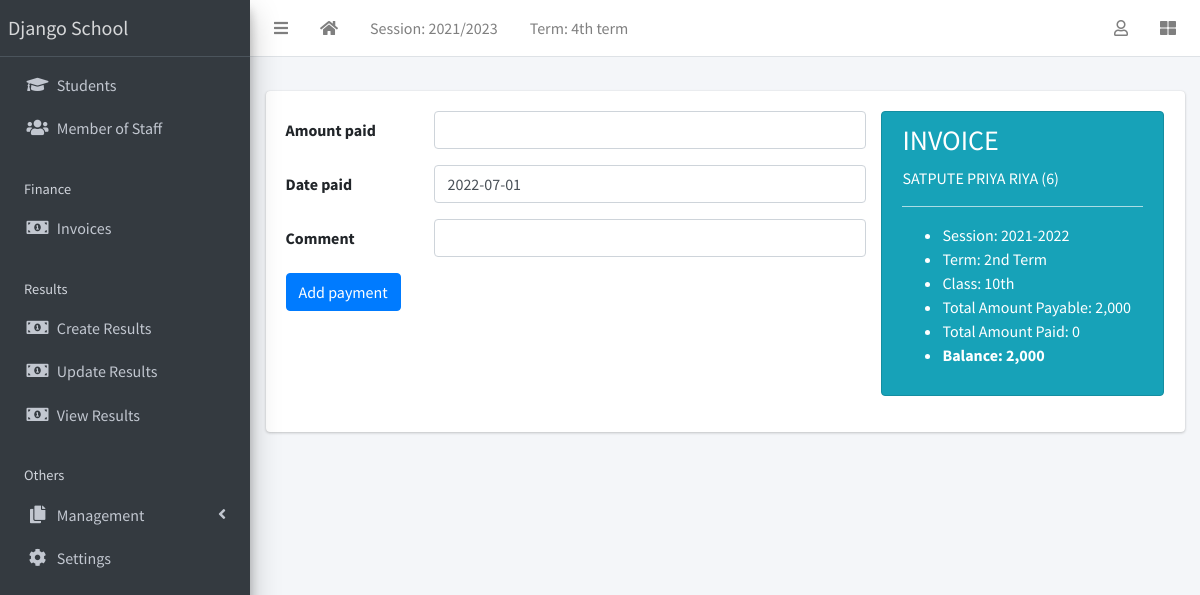
Screenshot of /finance/receipt/create?invoice=2 (signed in) with the database file from the repository.
### apps/corecode/models.py (models this page shows, shortened)
class AcademicSession(models.Model):
    name = models.CharField(max_length=200, unique=True)
    current = models.BooleanField(default=True)
    class Meta:
        ordering = ["-name"]
    def __str__(self):
        return self.name

class AcademicTerm(models.Model):
    name = models.CharField(max_length=20, unique=True)
    current = models.BooleanField(default=True)
    class Meta:
        ordering = ["name"]
    def __str__(self):
        return self.name

class SiteConfig(models.Model):
    key = models.SlugField()
    value = models.CharField(max_length=200)

class StudentClass(models.Model):
    name = models.CharField(max_length=200, unique=True)
    class Meta:
        verbose_name = "Class"
        verbose_name_plural = "Classes"
        ordering = ["name"]
    def __str__(self):
        return self.name

### apps/finance/models.py (models this page shows, shortened)
class Invoice(models.Model):
    student = models.ForeignKey(Student, on_delete=models.CASCADE)
    session = models.ForeignKey(AcademicSession, on_delete=models.CASCADE)
    term = models.ForeignKey(AcademicTerm, on_delete=models.CASCADE)
    class_for = models.ForeignKey(StudentClass, on_delete=models.CASCADE)
    balance_from_previous_term = models.IntegerField(default=0)
    status = models.CharField(
        max_length=20,
        choices=[("active", "Active"), ("closed", "Closed")],
        default="active",
    )
    class Meta:
        ordering = ["student", "term"]
    def __str__(self):
        return f"{self.student}"
    def balance(self):
        payable = self.total_amount_payable()
        paid = self.total_amount_paid()
        return payable - paid
    def amount_payable(self):
        items = InvoiceItem.objects.filter(invoice=self)
        total = 0
        for item in items:
            total += item.amount
        return total
    def total_amount_payable(self):
        return self.balance_from_previous_term + self.amount_payable()
    def total_amount_paid(self):
        receipts = Receipt.objects.filter(invoice=self)
        amount = 0
        for receipt in receipts:
            amount += receipt.amount_paid
        return amount

class InvoiceItem(models.Model):
    invoice = models.ForeignKey(Invoice, on_delete=models.CASCADE)
    description = models.CharField(max_length=200)
    amount = models.IntegerField()

### apps/students/models.py (models this page shows, shortened)
class Student(models.Model):
    STATUS_CHOICES = [("active", "Active"), ("inactive", "Inactive")]
    GENDER_CHOICES = [("male", "Male"), ("female", "Female")]
    current_status = models.CharField(
        max_length=10, choices=STATUS_CHOICES, default="active"
    )
    registration_number = models.CharField(max_length=200, unique=True)
    surname = models.CharField(max_length=200)
    firstname = models.CharField(max_length=200)
    other_name = models.CharField(max_length=200, blank=True)
    gender = models.CharField(max_length=10, choices=GENDER_CHOICES, default="male")
    date_of_birth = models.DateField(default=timezone.now)
    current_class = models.ForeignKey(
        StudentClass, on_delete=models.SET_NULL, blank=True, null=True
    )
    date_of_admission = models.DateField(default=timezone.now)
    mobile_num_regex = RegexValidator(
        regex="^[0-9]{10,15}$", message="Entered mobile number isn't in a right format!"
    )
    parent_mobile_number = models.CharField(
        validators=[mobile_num_regex], max_length=13, blank=True
    )
    address = models.TextField(blank=True)
    others = models.TextField(blank=True)
    passport = models.ImageField(blank=True, upload_to="students/passports/")
    class Meta:
        ordering = ["surname", "firstname", "other_name"]
    def __str__(self):
        return f"{self.surname} {self.firstname} {self.other_name} ({self.registration_number})"

### apps/finance/views.py (the view, shortened to what this page needs)
# urls.py: path("receipt/create", ReceiptCreateView.as_view(), name="receipt-create"),
class ReceiptCreateView(LoginRequiredMixin, CreateView):
    model = Receipt
    fields = ["amount_paid", "date_paid", "comment"]
    success_url = reverse_lazy("invoice-list")
    def get_context_data(self, **kwargs):
        context = super(ReceiptCreateView, self).get_context_data(**kwargs)
        invoice = Invoice.objects.get(pk=self.request.GET["invoice"])
        context["invoice"] = invoice
        return context

### apps/corecode/context_processors.py (called while the page is built)
def site_defaults(request):
    current_session = AcademicSession.objects.get(current=True)
    current_term = AcademicTerm.objects.get(current=True)
    vals = SiteConfig.objects.all()
    contexts = {
        "current_session": current_session.name,
        "current_term": current_term.name,
    }
    for val in vals:
        contexts[val.key] = val.value
    return contexts

### apps/finance/templates/finance/receipt_form.html (shortened to what this page needs)
{% extends 'base.html' %}
{% load humanize %}
{% block content %}
<div class="row">
  <div class="col-8">
    <form action="" method="POST">
      {% include 'corecode/form_snippet.html' %}
      <input type="submit" class="btn btn-primary" value="Add payment">
    </form>
  </div>
  <div class="col-4">
    <div class="alert alert-info" role="alert">
      <h3>INVOICE</h3>
      <p>{{invoice | upper}}</p>
      <hr>
      <ul>
        <li>Session: {{ invoice.session }}</li>
        <li>Term: {{ invoice.term }}</li>
        <li>Class: {{ invoice.class_for }}</li>
        <li>Total Amount Payable: {{invoice.total_amount_payable | intcomma }}
        </li>
        <li>Total Amount Paid: {{ invoice.total_amount_paid | intcomma }}</li>
        <li><strong>Balance: {{invoice.balance | intcomma }}</strong></li>
      </ul>
    </div>
  </div>
</div>
{% endblock content %}

### templates/base.html (shortened to what this page needs)
{% load static %}
<!DOCTYPE html>
<html lang="en">
<head>
  <link rel="stylesheet" href="{% static 'plugins/fontawesome-free/css/all.min.css' %}">
  <link rel="stylesheet" href="{% static 'plugins/toastr/toastr.min.css' %}">
  <link rel="stylesheet"
    href="{% static 'plugins/overlayScrollbars/css/OverlayScrollbars.min.css' %}">
  <link rel="stylesheet" href="{% static 'plugins/Datatables/datatables.min.css' %}" />
  <link rel="stylesheet" href="{% static 'dist/css/adminlte.min.css' %}">
</head>
<body
  class="hold-transition sidebar-mini layout-fixed layout-navbar-fixed layout-footer-fixed">
  <div class="wrapper">
    <nav class="main-header navbar navbar-expand navbar-white navbar-light">
      <ul class="navbar-nav">
        <li class="nav-item">
          <a class="nav-link" data-widget="pushmenu" href="#" role="button"><i
              class="fas fa-bars"></i></a>
        </li>
        <li class="nav-item d-none d-sm-inline-block">
          <a href="{% url 'home' %} " class="nav-link"><i class="fa fa-home"></i></a>
        </li>
        <li class="nav-item d-none d-sm-inline-block">
          <a href="{% url 'current-session' %}" class="nav-link">Session: {{ current_session }}</a>
        </li>
        <li class="nav-item d-none d-sm-inline-block">
          <a href="{% url 'current-session' %}" class="nav-link">Term: {{ current_term }}</a>
        </li>
      </ul>
      <ul class="navbar-nav ml-auto">
        <li class="nav-item dropdown">
          <a class="nav-link" data-toggle="dropdown" href="#">
            <i class="far fa-user"></i>
          </a>
        </li>
        <li class="nav-item">
          <a class="nav-link" data-widget="control-sidebar" data-slide="true"
            href="#" role="button"><i class="fas fa-th-large"></i></a>
        </li>
      </ul>
    </nav>
    <aside class="main-sidebar sidebar-dark-primary elevation-4">
      <a href="{% url 'home' %}" class="brand-link">{{ school_name | default:"MySchool" }}</a>
      <div class="sidebar">
        <nav class="mt-2">
          <ul class="nav nav-pills nav-sidebar flex-column"
            data-widget="treeview" role="menu" data-accordion="false">
            <li class="nav-item">
              <a href="{% url 'student-list' %}" class="nav-link">
                <i class="nav-icon fas fa-graduation-cap"></i>
                <p>
                  Students
                </p>
              </a>
            </li>
            <li class="nav-item">
              <a href="{% url 'staff-list' %}" class="nav-link">
                <i class="nav-icon fas fa-users"></i>
                <p>
                  Member of Staff
                </p>
              </a>
            </li>
            <li class="nav-header">Finance</li>
            <li class="nav-item">
              <a href="{% url 'invoice-list' %}" class="nav-link">
                <i class="nav-icon fas fa-money-bill-alt"></i>
                <p>
                  Invoices
                </p>
              </a>
            </li>
            <li class="nav-header">Results</li>
            <li class="nav-item">
              <a href="{% url 'create-result' %}" class="nav-link">
                <i class="nav-icon fas fa-money-bill-alt"></i>
                <p>
                  Create Results
                </p>
              </a>
            </li>
            <li class="nav-item">
              <a href="{% url 'edit-results' %}" class="nav-link">
                <i class="nav-icon fas fa-money-bill-alt"></i>
                <p>
                  Update Results
                </p>
              </a>
            </li>
            <li class="nav-item">
              <a href="{% url 'view-results' %}" class="nav-link">
                <i class="nav-icon fas fa-money-bill-alt"></i>
                <p>
                  View Results
                </p>
              </a>
            </li>
            <li class="nav-header">Others</li>
            <li class="nav-item has-treeview">
              <a href="#" class="nav-link">
                <i class="nav-icon fas fa-copy"></i>
                <p>
                  Management
                  <i class="fas fa-angle-left right"></i>
                </p>
              </a>
            </li>
            <li class="nav-item">
              <a href="{% url 'configs' %}" class="nav-link">
                <i class="nav-icon fas fa-cog"></i>
                <p>
                  Settings
                </p>
              </a>
            </li>
          </ul>
        </nav>
      </div>
    </aside>
    <div class="content-wrapper">
      <section class="content-header">
      </section>
      <section class="content">
        <div class="container-fluid">
          <div class="row">
            <div class="col-md-12">
              {% block fullcard %}
              <div class="card">
                <div class="card-body">
                  <div class="row">
                    <div class="col">
                      {% block content %}
                      {% endblock content %}
                    </div>
                  </div>
                </div>
              </div>
              {% endblock fullcard %}
            </div>
          </div>
        </div>
      </section>
    </div>
  </div>
</body>
</html>

### rows the page displays
AcademicSession: name "2021/2023"
AcademicTerm: name "4th term"
SiteConfig: value "Django School"
Invoice: student.registration_number "SATPUTE PRIYA RIYA (6)", session "2021-2022", term "2nd Term", class_for "10th", total_amount_payable "2,000", total_amount_paid "0", balance "2,000"

### other values shown
{{ field.label }} "Amount paid" "Date paid" "Comment"
